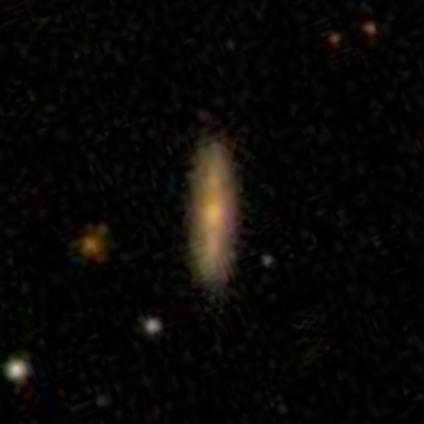
#> input picture tests/252342.jpg, 424 x 424 px, found by its file name
$ python simple_box_image.py
#> lines starting #> are read from the running program, lines starting #| are printed output that depends on the picture; after the words box and inside, x2 and y2 are one past the last pixel; in counts of white or black regions, pixels touching at a corner belong together
import cv2
import numpy as np
import os

image_path = os.getcwd() + '/252342.jpg'
new_image_path = os.getcwd() + '/bbox/new_image.jpg'

# [10 lines of commented-out code are left out]

img = cv2.imread(image_path)
#> img is the input picture: shape (424, 424, 3); mean B, G, R 5.2, 7.7, 8.9
gray = cv2.cvtColor(img, cv2.COLOR_BGR2GRAY) # convert to grayscale
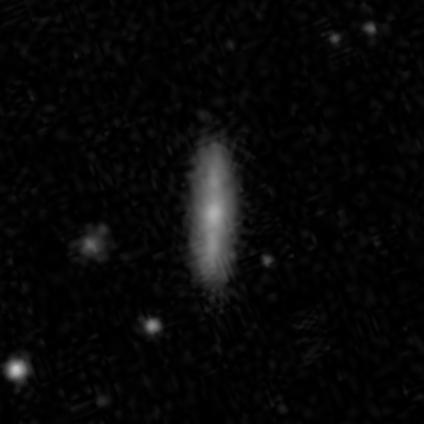
#> gray: shape (424, 424); min 0, max 196, mean 7.9
cnts, hierarchy= cv2.findContours(gray.copy(),cv2.RETR_EXTERNAL,cv2.CHAIN_APPROX_SIMPLE)
#> cnts = 4 contours, 1 with area under 20; largest, box (x1, y1, x2, y2) and area: (0, 0, 424, 424) 176699, (413, 413, 424, 424) 58, (384, 421, 397, 424) 20
for contour in cnts:
    print(cv2.boundingRect(contour))
#> this loop made 4 passes
#> contour on pass 3: [[422, 39], [423, 39]]
#| (384, 421, 13, 3)
#| (413, 413, 11, 11)
#| (422, 39, 2, 1)
#| (0, 0, 424, 424)
cv2.drawContours(img,cnts,-1,(125,125,0),3 )
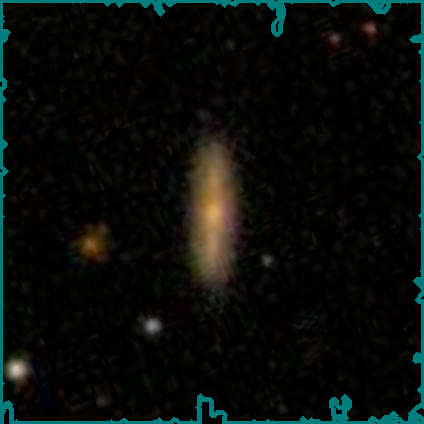
#> img: shape (424, 424, 3); 4.32% of pixels changed, all inside (x1, y1, x2, y2) = (0, 0, 424, 424)
cv2.imwrite(new_image_path, img)
# cv2.imshow('contours',img)
# cv2.waitKey(0)
# cv2.destroyAllWindows()
